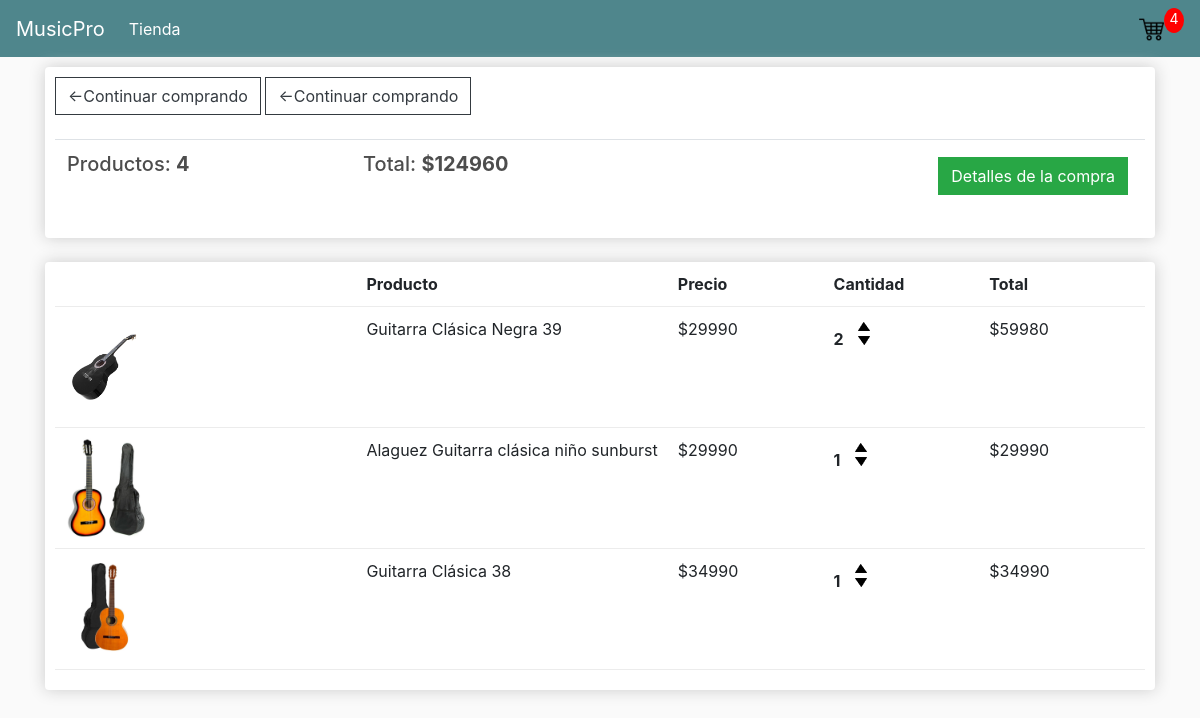
/cart/ (signed in), run on the app's committed database.
### TiendaMPRO/models.py (models this page shows, shortened)
class OrdenDeCompra(models.Model):
    customer = models.ForeignKey(Customer, on_delete=models.SET_NULL, blank=True, null=True)
    date_orderd= models.DateTimeField(auto_now_add=True)
    complete = models.BooleanField(default=False, null=True, blank=False)
    retiroTienda = models.BooleanField(default=False, null=True, blank=False)
    transaction_id=  models.CharField(max_length=200, null=True)
    @property
    def get_total_carro(self):
        orderitems = self.productopedido_set.all()
        total = sum([item.get_total for item in orderitems])
        return total
    @property
    def get_carro_productos(self):
        orderitems = self.productopedido_set.all()
        total = sum ([item.cantidad for item in orderitems])
        return total

class ProductoPedido(models.Model):
    producto = models.ForeignKey(Producto, on_delete=models.SET_NULL, blank=True, null=True)
    orden = models.ForeignKey(OrdenDeCompra, on_delete=models.SET_NULL, blank=True, null=True)
    cantidad = models.IntegerField(default=0, null=True, blank=True)
    fecha_pedido = models.DateTimeField(auto_now_add=True)
    @property
    def get_total(self):
        total = self.producto.precio * self.cantidad
        return total

class Producto(models.Model):
    nom_prod = models.CharField(validators=[MinLengthValidator(3)], max_length=40,verbose_name="Nombre de Producto")
    tipo_prod = models.ForeignKey(TipoProducto, on_delete=models.CASCADE)
    descripcion = models.TextField(max_length=1500,null=True,blank=True)
    precio = models.FloatField(default=0.0)
    imagen = models.ImageField(upload_to="images/producto",null=True,blank=True)
    @property
    def imageURL(self):
        try:
            url = self.imagen.url
        except:
            url = ''
        return url

### TiendaMPRO/views.py (the view)
# urls.py: path('cart/', views.cart, name='cart'),
def cart(request):
    if request.user.is_authenticated:
        customer = request.user.customer
        order, created = OrdenDeCompra.objects.get_or_create(customer=customer, complete=False)
        items = order.productopedido_set.all()
        itemsCarrito = order.get_carro_productos
    else:
        items = []
        order= {'get_total_carro': 0, 'get_carro_productos': 0}
        itemsCarrito = order['get_carro_productos']
    context = {'items': items, 'order': order, 'itemsCarrito': itemsCarrito}
    return render(request, 'TiendaMPRO/cart.html', context)

### TiendaMPRO/models.py (called while the page is built)
    def __str__(self):
        return f'{self.nombre}'

### TiendaMPRO/templates/TiendaMPRO/cart.html
{% extends 'TiendaMPRO/main.html' %}
{% load static %}
{% block content %}
<div class="row">
    <div class="col-lg-12">
        <div class="box-element">
            <a href="{% url 'store' %}" class="btn btn-outline-dark">&#x2190;Continuar comprando</a>
            <a href="{% url 'checkout' %}" class="btn btn-outline-dark">&#x2190;Continuar comprando</a>
            <br>
            <br>
            <table class="table">
                <tr>
                    <th><h5>Productos: <strong>{{order.get_carro_productos}}</strong></h5></th>
                    <th><h5>Total: <strong>$</strong><strong>{{order.get_total_carro|floatformat:0}}</strong></h5></th>
                    <th>
                        <a style="float: right; margin: 5px;"
                        class="btn btn-success" href="{% url 'checkout' %}">Detalles de la compra</a>
                    </th>
                </tr>
            </table>
        </div>
        <br>
        <div class="box-element">
            <div class="cart-row">
                <div style="flex:2"></div>
                <div style="flex:2"><strong>Producto</strong></div>
                <div style="flex:1"><strong>Precio</strong></div>
                <div style="flex:1"><strong>Cantidad</strong></div>
                <div style="flex:1"><strong>Total</strong></div>
            </div>
            {% for item in items %}
            <div class="cart-row">
                <div style="flex:2"><img class="row-image" src="{{item.producto.imageURL}}"></div>
                <div style="flex:2"><p>{{item.producto.nom_prod}}</p></div>
                <div style="flex:1"><p>${{item.producto.precio|floatformat:0}}</p></div>
                <div style="flex:1">
                    <p class="quantity">{{item.cantidad}}</p>
                    <div class="quantity">
                        <img data-product="{{item.producto.id}}" data-action="agregar" class="chg-quantity update-cart" src="{% static  'image/arrow-up.png' %}">
                        <img data-product="{{item.producto.id}}" data-action="quitar" class="chg-quantity update-cart" src="{% static  'image/arrow-down.png' %}">
                    </div>
                </div>
                <div style="flex:1"><p>${{item.get_total|floatformat:0}}</p></div>
            </div>
            {% endfor %}
    </div>
</div>
{% endblock %}

### TiendaMPRO/templates/TiendaMPRO/main.html (shortened to what this page needs)
<!DOCTYPE html>
{% load static %}
<html>
<head>
	<link rel="stylesheet" href="https://stackpath.bootstrapcdn.com/bootstrap/4.4.1/css/bootstrap.min.css">
	<link rel="stylesheet" type="text/css" href="{% static 'css/main.css' %}">
</head>
<body>
    <nav class="navbar navbar-expand-lg navbar-dark bg-dark">
        <a class="navbar-brand" href="{% url 'store' %}">MusicPro</a>
        <div class="collapse navbar-collapse" id="navbarSupportedContent">
          <ul class="navbar-nav mr-auto">
            <li class="nav-item active">
              <a class="nav-link" href="{% url 'store' %}">Tienda <span class="sr-only">(current)</span></a>
            </li>
          </ul>
          {% if user.is_authenticated %}
            <div class="form-inline my-2 my-lg-0">
                <a href="{% url 'cart' %}">
                <img  id="cart-icon" src="{% static 'image/cart.png' %}">
                </a>
                <p id="cart-total">{{itemsCarrito}}</p>
            </div>
          {% endif %}
        </div>
      </nav>
    <div class="container">
        {% block content %}
        {% endblock content %}
    </div>
</body>
</html>

### TiendaMPRO/static/css/main.css (style rules this page uses)
body { background-color: hsl(0, 0%, 98%); }
h1,h2,h3,h4,h5,h6 { color:hsl(0, 0%, 30%); }
.box-element { box-shadow:hsl(0, 0%, 80%) 0 0 16px; background-color: #fff; border-radius: 4px; padding: 10px; }
.bg-dark { background-color: #4f868c!important; }
#cart-icon { width:25px; display: inline-block; margin-left: 15px; }
#cart-total { display: block; text-align: center; color:#fff; background-color: red; width: 20px; height: 25px; border-radius: 50%; font-size: 14px; }
.col-lg-4, .col-lg-6, .col-lg-8, .col-lg-12 { margin-top: 10px; }
.btn { border-radius: 0; }
.row-image { width: 100px; }
.cart-row { display: flex; align-items: flex-stretch; padding-bottom: 10px; margin-bottom: 10px; border-bottom: 1px solid #ececec; }
.quantity { display: inline-block; font-weight: 700; padding-right:10px; }
.chg-quantity { width: 12px; cursor: pointer; display: block; margin-top: 5px; transition:.1s; }

### data on the page
OrdenDeCompra: get_carro_productos "4", get_total_carro "124960"
ProductoPedido: producto.imageURL (picture), producto.nom_prod "Guitarra Clásica Negra 39", producto.precio "29990", cantidad "2", get_total "59980"
ProductoPedido: producto.imageURL (picture), producto.nom_prod "Alaguez Guitarra clásica niño sunburst", producto.precio "29990", cantidad "1", get_total "29990"
ProductoPedido: producto.imageURL (picture), producto.nom_prod "Guitarra Clásica 38", producto.precio "34990", cantidad "1", get_total "34990"

### other printed values
{{ itemsCarrito }} "4"
